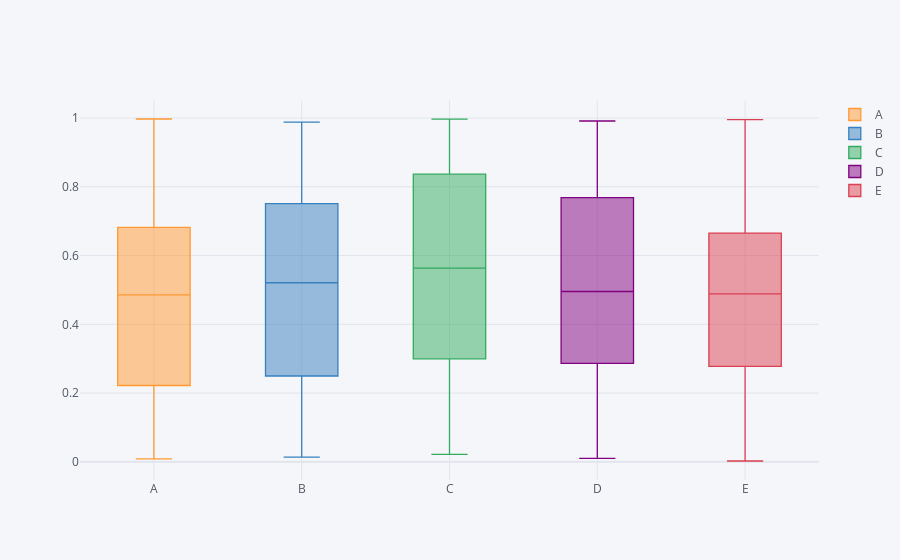

Notebook cell for this chart:
### Markdown cell above
![newplot%20%283%29.png](attachment:newplot%20%283%29.png)

### Code cell
print('What kind of plot you need , the complete data plot or columns plot')
cat = input('Press 1 for plotting all columns or press 2 for specifying columns to plot')
cat = int(cat)
main(cat)
